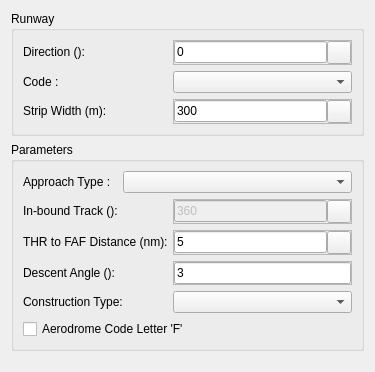
<?xml version="1.0" encoding="UTF-8"?>
<ui version="4.0">
 <class>form_VSS</class>
 <widget class="QWidget" name="form_VSS">
  <property name="geometry">
   <rect>
    <x>0</x>
    <y>0</y>
    <width>375</width>
    <height>372</height>
   </rect>
  </property>
  <property name="font">
   <font>
    <family>Arial</family>
   </font>
  </property>
  <property name="windowTitle">
   <string>Form</string>
  </property>
  <layout class="QVBoxLayout" name="verticalLayout">
   <item>
    <widget class="QGroupBox" name="grbRunway">
     <property name="font">
      <font>
       <family>Arial</family>
       <weight>50</weight>
       <bold>false</bold>
      </font>
     </property>
     <property name="title">
      <string>Runway</string>
     </property>
     <layout class="QVBoxLayout" name="vLayout_grbRunway">
      <item>
       <widget class="QFrame" name="frame_RwyDir">
        <property name="frameShape">
         <enum>QFrame::NoFrame</enum>
        </property>
        <property name="frameShadow">
         <enum>QFrame::Raised</enum>
        </property>
        <layout class="QHBoxLayout" name="horizontalLayout_61">
         <property name="spacing">
          <number>0</number>
         </property>
         <property name="margin">
          <number>0</number>
         </property>
         <item>
          <widget class="QLabel" name="label_69">
           <property name="sizePolicy">
            <sizepolicy hsizetype="Fixed" vsizetype="Fixed">
             <horstretch>0</horstretch>
             <verstretch>0</verstretch>
            </sizepolicy>
           </property>
           <property name="minimumSize">
            <size>
             <width>150</width>
             <height>0</height>
            </size>
           </property>
           <property name="font">
            <font>
             <weight>50</weight>
             <bold>false</bold>
            </font>
           </property>
           <property name="text">
            <string>Direction ():</string>
           </property>
          </widget>
         </item>
         <item>
          <widget class="QFrame" name="frame_APV_5">
           <property name="frameShape">
            <enum>QFrame::StyledPanel</enum>
           </property>
           <property name="frameShadow">
            <enum>QFrame::Raised</enum>
           </property>
           <layout class="QHBoxLayout" name="horizontalLayout_9">
            <property name="spacing">
             <number>0</number>
            </property>
            <property name="margin">
             <number>0</number>
            </property>
            <item>
             <widget class="QLineEdit" name="txtRwyDir">
              <property name="enabled">
               <bool>true</bool>
              </property>
              <property name="font">
               <font>
                <weight>50</weight>
                <bold>false</bold>
               </font>
              </property>
              <property name="text">
               <string>0</string>
              </property>
             </widget>
            </item>
            <item>
             <widget class="QToolButton" name="btnCaptureRwyDir">
              <property name="text">
               <string/>
              </property>
              <property name="icon">
               <iconset>
                <normaloff>:/gnss_item/coordinate_capture.png</normaloff>:/gnss_item/coordinate_capture.png</iconset>
              </property>
             </widget>
            </item>
           </layout>
          </widget>
         </item>
        </layout>
       </widget>
      </item>
      <item>
       <widget class="QFrame" name="frame_58">
        <property name="frameShape">
         <enum>QFrame::NoFrame</enum>
        </property>
        <property name="frameShadow">
         <enum>QFrame::Raised</enum>
        </property>
        <layout class="QHBoxLayout" name="horizontalLayout_58">
         <property name="spacing">
          <number>0</number>
         </property>
         <property name="margin">
          <number>0</number>
         </property>
         <item>
          <widget class="QLabel" name="label_66">
           <property name="sizePolicy">
            <sizepolicy hsizetype="Fixed" vsizetype="Fixed">
             <horstretch>0</horstretch>
             <verstretch>0</verstretch>
            </sizepolicy>
           </property>
           <property name="minimumSize">
            <size>
             <width>150</width>
             <height>0</height>
            </size>
           </property>
           <property name="font">
            <font>
             <weight>50</weight>
             <bold>false</bold>
            </font>
           </property>
           <property name="text">
            <string>Code :</string>
           </property>
          </widget>
         </item>
         <item>
          <widget class="QComboBox" name="cmbRwyCode">
           <property name="sizePolicy">
            <sizepolicy hsizetype="Expanding" vsizetype="Fixed">
             <horstretch>0</horstretch>
             <verstretch>0</verstretch>
            </sizepolicy>
           </property>
           <property name="font">
            <font>
             <weight>50</weight>
             <bold>false</bold>
            </font>
           </property>
          </widget>
         </item>
        </layout>
       </widget>
      </item>
      <item>
       <widget class="QFrame" name="frame_StripWidth">
        <property name="frameShape">
         <enum>QFrame::NoFrame</enum>
        </property>
        <property name="frameShadow">
         <enum>QFrame::Raised</enum>
        </property>
        <layout class="QHBoxLayout" name="horizontalLayout_62">
         <property name="spacing">
          <number>0</number>
         </property>
         <property name="margin">
          <number>0</number>
         </property>
         <item>
          <widget class="QLabel" name="label_70">
           <property name="sizePolicy">
            <sizepolicy hsizetype="Fixed" vsizetype="Fixed">
             <horstretch>0</horstretch>
             <verstretch>0</verstretch>
            </sizepolicy>
           </property>
           <property name="minimumSize">
            <size>
             <width>150</width>
             <height>0</height>
            </size>
           </property>
           <property name="font">
            <font>
             <weight>50</weight>
             <bold>false</bold>
            </font>
           </property>
           <property name="text">
            <string>Strip Width (m):</string>
           </property>
          </widget>
         </item>
         <item>
          <widget class="QFrame" name="frame_APV_6">
           <property name="frameShape">
            <enum>QFrame::StyledPanel</enum>
           </property>
           <property name="frameShadow">
            <enum>QFrame::Raised</enum>
           </property>
           <layout class="QHBoxLayout" name="horizontalLayout_10">
            <property name="spacing">
             <number>0</number>
            </property>
            <property name="margin">
             <number>0</number>
            </property>
            <item>
             <widget class="QLineEdit" name="txtStripWidth">
              <property name="enabled">
               <bool>true</bool>
              </property>
              <property name="font">
               <font>
                <weight>50</weight>
                <bold>false</bold>
               </font>
              </property>
              <property name="text">
               <string>300</string>
              </property>
             </widget>
            </item>
            <item>
             <widget class="QToolButton" name="btnMeasureStripWidth">
              <property name="text">
               <string/>
              </property>
              <property name="icon">
               <iconset>
                <normaloff>:/gnss_item/coordinate_capture.png</normaloff>:/gnss_item/coordinate_capture.png</iconset>
              </property>
             </widget>
            </item>
           </layout>
          </widget>
         </item>
        </layout>
       </widget>
      </item>
     </layout>
    </widget>
   </item>
   <item>
    <widget class="QGroupBox" name="grbParameters">
     <property name="title">
      <string>Parameters</string>
     </property>
     <layout class="QVBoxLayout" name="vLayout_grbParameters">
      <item>
       <widget class="QFrame" name="frame_59">
        <property name="frameShape">
         <enum>QFrame::NoFrame</enum>
        </property>
        <property name="frameShadow">
         <enum>QFrame::Raised</enum>
        </property>
        <layout class="QHBoxLayout" name="horizontalLayout_59">
         <property name="spacing">
          <number>0</number>
         </property>
         <property name="margin">
          <number>0</number>
         </property>
         <item>
          <widget class="QLabel" name="label_67">
           <property name="sizePolicy">
            <sizepolicy hsizetype="Fixed" vsizetype="Fixed">
             <horstretch>0</horstretch>
             <verstretch>0</verstretch>
            </sizepolicy>
           </property>
           <property name="minimumSize">
            <size>
             <width>100</width>
             <height>0</height>
            </size>
           </property>
           <property name="font">
            <font>
             <weight>50</weight>
             <bold>false</bold>
            </font>
           </property>
           <property name="text">
            <string>Approach Type :</string>
           </property>
          </widget>
         </item>
         <item>
          <widget class="QComboBox" name="cmbApproachType">
           <property name="sizePolicy">
            <sizepolicy hsizetype="Expanding" vsizetype="Fixed">
             <horstretch>0</horstretch>
             <verstretch>0</verstretch>
            </sizepolicy>
           </property>
           <property name="font">
            <font>
             <weight>50</weight>
             <bold>false</bold>
            </font>
           </property>
          </widget>
         </item>
        </layout>
       </widget>
      </item>
      <item>
       <widget class="QFrame" name="frame_Track">
        <property name="frameShape">
         <enum>QFrame::NoFrame</enum>
        </property>
        <property name="frameShadow">
         <enum>QFrame::Raised</enum>
        </property>
        <layout class="QHBoxLayout" name="horizontalLayout_63">
         <property name="spacing">
          <number>0</number>
         </property>
         <property name="margin">
          <number>0</number>
         </property>
         <item>
          <widget class="QLabel" name="label_71">
           <property name="sizePolicy">
            <sizepolicy hsizetype="Fixed" vsizetype="Fixed">
             <horstretch>0</horstretch>
             <verstretch>0</verstretch>
            </sizepolicy>
           </property>
           <property name="minimumSize">
            <size>
             <width>150</width>
             <height>0</height>
            </size>
           </property>
           <property name="font">
            <font>
             <weight>50</weight>
             <bold>false</bold>
            </font>
           </property>
           <property name="text">
            <string>In-bound Track ():</string>
           </property>
          </widget>
         </item>
         <item>
          <widget class="QFrame" name="frame_APV_7">
           <property name="frameShape">
            <enum>QFrame::StyledPanel</enum>
           </property>
           <property name="frameShadow">
            <enum>QFrame::Raised</enum>
           </property>
           <layout class="QHBoxLayout" name="horizontalLayout_11">
            <property name="spacing">
             <number>0</number>
            </property>
            <property name="margin">
             <number>0</number>
            </property>
            <item>
             <widget class="QLineEdit" name="txtTrack">
              <property name="enabled">
               <bool>false</bool>
              </property>
              <property name="font">
               <font>
                <weight>50</weight>
                <bold>false</bold>
               </font>
              </property>
              <property name="text">
               <string>360</string>
              </property>
             </widget>
            </item>
            <item>
             <widget class="QToolButton" name="btnCaptureTrack">
              <property name="text">
               <string/>
              </property>
              <property name="icon">
               <iconset>
                <normaloff>:/gnss_item/coordinate_capture.png</normaloff>:/gnss_item/coordinate_capture.png</iconset>
              </property>
             </widget>
            </item>
           </layout>
          </widget>
         </item>
        </layout>
       </widget>
      </item>
      <item>
       <widget class="QFrame" name="frame_ThrFaf">
        <property name="frameShape">
         <enum>QFrame::NoFrame</enum>
        </property>
        <property name="frameShadow">
         <enum>QFrame::Raised</enum>
        </property>
        <layout class="QHBoxLayout" name="horizontalLayout_64">
         <property name="spacing">
          <number>0</number>
         </property>
         <property name="margin">
          <number>0</number>
         </property>
         <item>
          <widget class="QLabel" name="label_72">
           <property name="sizePolicy">
            <sizepolicy hsizetype="Fixed" vsizetype="Fixed">
             <horstretch>0</horstretch>
             <verstretch>0</verstretch>
            </sizepolicy>
           </property>
           <property name="minimumSize">
            <size>
             <width>150</width>
             <height>0</height>
            </size>
           </property>
           <property name="font">
            <font>
             <weight>50</weight>
             <bold>false</bold>
            </font>
           </property>
           <property name="text">
            <string>THR to FAF Distance (nm):</string>
           </property>
          </widget>
         </item>
         <item>
          <widget class="QFrame" name="frame_APV_8">
           <property name="frameShape">
            <enum>QFrame::StyledPanel</enum>
           </property>
           <property name="frameShadow">
            <enum>QFrame::Raised</enum>
           </property>
           <layout class="QHBoxLayout" name="horizontalLayout_12">
            <property name="spacing">
             <number>0</number>
            </property>
            <property name="margin">
             <number>0</number>
            </property>
            <item>
             <widget class="QLineEdit" name="txtThrFaf">
              <property name="enabled">
               <bool>true</bool>
              </property>
              <property name="font">
               <font>
                <weight>50</weight>
                <bold>false</bold>
               </font>
              </property>
              <property name="text">
               <string>5</string>
              </property>
             </widget>
            </item>
            <item>
             <widget class="QToolButton" name="btnMeasureThrFaf">
              <property name="text">
               <string/>
              </property>
              <property name="icon">
               <iconset>
                <normaloff>:/gnss_item/coordinate_capture.png</normaloff>:/gnss_item/coordinate_capture.png</iconset>
              </property>
             </widget>
            </item>
           </layout>
          </widget>
         </item>
        </layout>
       </widget>
      </item>
      <item>
       <widget class="QFrame" name="frame_DescAngle">
        <property name="frameShape">
         <enum>QFrame::NoFrame</enum>
        </property>
        <property name="frameShadow">
         <enum>QFrame::Raised</enum>
        </property>
        <layout class="QHBoxLayout" name="horizontalLayout_65">
         <property name="spacing">
          <number>0</number>
         </property>
         <property name="margin">
          <number>0</number>
         </property>
         <item>
          <widget class="QLabel" name="label_73">
           <property name="sizePolicy">
            <sizepolicy hsizetype="Fixed" vsizetype="Fixed">
             <horstretch>0</horstretch>
             <verstretch>0</verstretch>
            </sizepolicy>
           </property>
           <property name="minimumSize">
            <size>
             <width>150</width>
             <height>0</height>
            </size>
           </property>
           <property name="font">
            <font>
             <weight>50</weight>
             <bold>false</bold>
            </font>
           </property>
           <property name="text">
            <string>Descent Angle ():</string>
           </property>
          </widget>
         </item>
         <item>
          <widget class="QFrame" name="frame_APV_9">
           <property name="frameShape">
            <enum>QFrame::StyledPanel</enum>
           </property>
           <property name="frameShadow">
            <enum>QFrame::Raised</enum>
           </property>
           <layout class="QHBoxLayout" name="horizontalLayout_13">
            <property name="spacing">
             <number>0</number>
            </property>
            <property name="margin">
             <number>0</number>
            </property>
            <item>
             <widget class="QLineEdit" name="txtDescAngle">
              <property name="enabled">
               <bool>true</bool>
              </property>
              <property name="font">
               <font>
                <weight>50</weight>
                <bold>false</bold>
               </font>
              </property>
              <property name="text">
               <string>3</string>
              </property>
             </widget>
            </item>
           </layout>
          </widget>
         </item>
        </layout>
       </widget>
      </item>
      <item>
       <widget class="QFrame" name="frame_60">
        <property name="frameShape">
         <enum>QFrame::NoFrame</enum>
        </property>
        <property name="frameShadow">
         <enum>QFrame::Raised</enum>
        </property>
        <layout class="QHBoxLayout" name="horizontalLayout_60">
         <property name="spacing">
          <number>0</number>
         </property>
         <property name="margin">
          <number>0</number>
         </property>
         <item>
          <widget class="QLabel" name="label_68">
           <property name="sizePolicy">
            <sizepolicy hsizetype="Fixed" vsizetype="Fixed">
             <horstretch>0</horstretch>
             <verstretch>0</verstretch>
            </sizepolicy>
           </property>
           <property name="minimumSize">
            <size>
             <width>150</width>
             <height>0</height>
            </size>
           </property>
           <property name="font">
            <font>
             <weight>50</weight>
             <bold>false</bold>
            </font>
           </property>
           <property name="text">
            <string>Construction Type:</string>
           </property>
          </widget>
         </item>
         <item>
          <widget class="QComboBox" name="cmbConstructionType">
           <property name="sizePolicy">
            <sizepolicy hsizetype="Expanding" vsizetype="Fixed">
             <horstretch>0</horstretch>
             <verstretch>0</verstretch>
            </sizepolicy>
           </property>
           <property name="font">
            <font>
             <weight>50</weight>
             <bold>false</bold>
            </font>
           </property>
          </widget>
         </item>
        </layout>
       </widget>
      </item>
      <item>
       <widget class="QCheckBox" name="chbAdCodeF">
        <property name="text">
         <string>Aerodrome Code Letter 'F'</string>
        </property>
       </widget>
      </item>
     </layout>
    </widget>
   </item>
   <item>
    <spacer name="verticalSpacer">
     <property name="orientation">
      <enum>Qt::Vertical</enum>
     </property>
     <property name="sizeHint" stdset="0">
      <size>
       <width>20</width>
       <height>40</height>
      </size>
     </property>
    </spacer>
   </item>
  </layout>
 </widget>
 <resources/>
 <connections/>
</ui>
